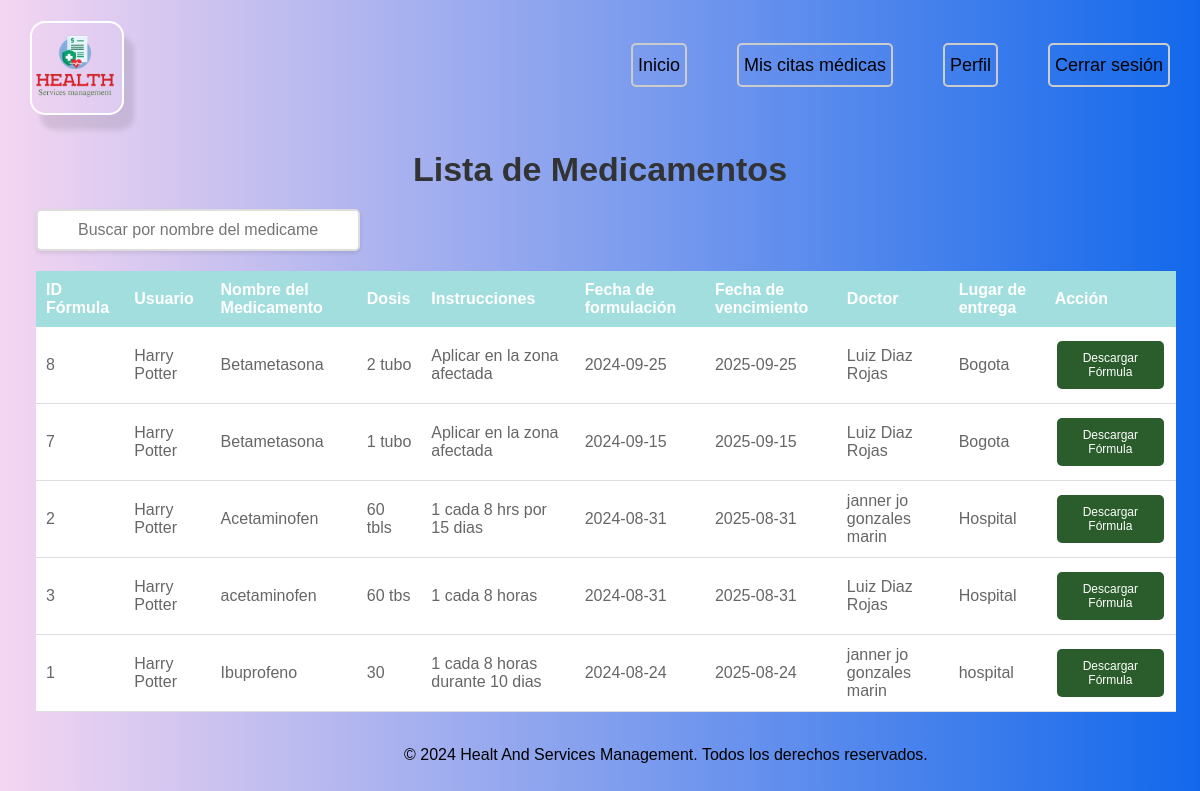
The page /Controller/medicamentos.php (signed in) on the database its author committed.
### tables this page shows
CREATE TABLE `formulas_medicas` (
  `id_formulas` int(11) NOT NULL,
  `usuario` int(11) DEFAULT NULL,
  `nombre_medicamento` varchar(70) DEFAULT NULL,
  `dosis` varchar(50) DEFAULT NULL,
  `instrucciones` text DEFAULT NULL,
  `fecha_Formulacion` date DEFAULT NULL,
  `fecha_Vencimiento` date DEFAULT NULL,
  `Doctor` int(10) DEFAULT NULL,
  `lugar_Entrega` varchar(255) DEFAULT NULL
);

### Controller/medicamentos.php (the view, shortened to what this page needs)
<?php
$db = new Database();
$conexion = $db->connectar();
$numero_documento = $_SESSION['numero_documento'];
$consulta = 'SELECT
    fm.id_formulas,
    CONCAT(p.nombre, " ", p.apellido1, " ", p.apellido2) AS nombre_paciente,
    CONCAT(d.nombre, " ", d.apellido1, " ", d.apellido2) AS nombre_doctor,
    fm.usuario,
    fm.nombre_medicamento,
    fm.dosis,
    fm.instrucciones,
    fm.fecha_Formulacion,
    fm.fecha_Vencimiento,
    fm.Doctor,
    fm.lugar_Entrega
FROM formulas_medicas fm
JOIN crear_usuario p ON fm.usuario = p.id_usuario
JOIN crear_usuario d ON fm.Doctor = d.id_usuario
WHERE p.rol = 5 AND d.rol = 1 AND p.numero_documento = :numero_documento
ORDER BY fm.fecha_Formulacion DESC';
$stmt = $conexion->prepare($consulta);
$stmt->bindParam(':numero_documento', $numero_documento, PDO::PARAM_STR);
$stmt->execute();
$medicamentos = $stmt->fetchAll(PDO::FETCH_ASSOC);
?>
<!DOCTYPE html>
<html lang="es">
<head>
    <link rel="stylesheet" href="../css/medicamentos.css">
</head>
<body>
<?php include_once '../View/header_Usuario_Citas.php'; ?>
    <h1 class="tabla-titulo">Lista de Medicamentos</h1>
    <form id="form-busqueda">
    <input type="text" id="buscar" name="buscar" placeholder="Buscar por nombre del medicamento">
</form>
<div id="resultados">
    <?php if (count($medicamentos) > 0): ?>
        <table class="tabla">
            <thead>
                <tr>
                    <th>ID Fórmula</th>
                    <th>Usuario</th>
                    <th>Nombre del Medicamento</th>
                    <th>Dosis</th>
                    <th>Instrucciones</th>
                    <th>Fecha de formulación</th>
                    <th>Fecha de vencimiento</th>
                    <th>Doctor</th>
                    <th>Lugar de entrega</th>
                    <th>Acción</th>
                </tr>
            </thead>
            <tbody>
                <?php foreach ($medicamentos as $medicamento): ?>
                    <tr>
                        <td><?php echo htmlspecialchars($medicamento['id_formulas']); ?></td>
                        <td><?php echo htmlspecialchars($medicamento['nombre_paciente']); ?></td>
                        <td><?php echo htmlspecialchars($medicamento['nombre_medicamento']); ?></td>
                        <td><?php echo htmlspecialchars($medicamento['dosis']); ?></td>
                        <td><?php echo htmlspecialchars($medicamento['instrucciones']); ?></td>
                        <td><?php echo htmlspecialchars($medicamento['fecha_Formulacion']); ?></td>
                        <td><?php echo htmlspecialchars($medicamento['fecha_Vencimiento']); ?></td>
                        <td><?php echo htmlspecialchars($medicamento['nombre_doctor']); ?></td>
                        <td><?php echo htmlspecialchars($medicamento['lugar_Entrega']); ?></td>
                        <td>
                            <a href="../Controller/generar_formula_medica.php?id=<?php echo $medicamento['id_formulas']; ?>"
                            class="btn-descargar" target="_blank">Descargar Fórmula</a>
                        </td>
                    </tr>
                <?php endforeach; ?>
            </tbody>
        </table>
    <?php else: ?>
        <p class="mensaje-medicamentos">No hay medicamentos registrados.</p>
    <?php endif; ?>
    </div>
<?php include_once '../View/footer.php'; ?>
</body>
</html>

### Css/medicamentos.css (style rules this page uses)
body { font-family: Arial, sans-serif; margin: 0; padding: 0; box-sizing: border-box; height: 100%; width: 100%; background: linear-gradient(to right, #f4d6f1, #1268eb); }
.tabla-titulo { margin-top: 5%; text-align: center; color: #333; margin-bottom: 20px; font-size: 34px; }
.tabla { width: 95%; border-collapse: collapse; margin: 20px; margin-left: 3%; background-color: white; }
.tabla th { background-color: #a2dede; color: white; padding: 10px; text-align: left; }
.tabla td { padding: 10px; border-bottom: 1px solid #ddd; color: #666; }
.btn-descargar { background-color: #2a5d2b; border: none; color: white; padding: 10px 20px; text-align: center; text-decoration: none; display: inline-block; font-size: 12px; margin: 4px 2px; cursor: pointer; border-radius: 5px; }
#buscar { width: 20%; padding: 10px 40px 10px 40px; font-size: 16px; border: 2px solid #ddd; border-radius: 5px; box-shadow: 0 2px 4px rgba(0, 0, 0, 0.1); transition: border-color 0.3s, box-shadow 0.3s; margin-left: 3%; }

### rows shown on the page
formulas_medicas: id_formulas "8", nombre_paciente "Harry Potter", nombre_medicamento "Betametasona", dosis "2 tubo", instrucciones "Aplicar en la zona afectada", fecha_Formulacion "2024-09-25", fecha_Vencimiento "2025-09-25", nombre_doctor "Luiz Diaz Rojas", lugar_Entrega "Bogota"
formulas_medicas: id_formulas "7", nombre_paciente "Harry Potter", nombre_medicamento "Betametasona", dosis "1 tubo", instrucciones "Aplicar en la zona afectada", fecha_Formulacion "2024-09-15", fecha_Vencimiento "2025-09-15", nombre_doctor "Luiz Diaz Rojas", lugar_Entrega "Bogota"
formulas_medicas: id_formulas "2", nombre_paciente "Harry Potter", nombre_medicamento "Acetaminofen", dosis "60 tbls", instrucciones "1 cada 8 hrs por 15 dias", fecha_Formulacion "2024-08-31", fecha_Vencimiento "2025-08-31", nombre_doctor "janner jo gonzales marin", lugar_Entrega "Hospital"
formulas_medicas: id_formulas "3", nombre_paciente "Harry Potter", nombre_medicamento "acetaminofen", dosis "60 tbs", instrucciones "1 cada 8 horas", fecha_Formulacion "2024-08-31", fecha_Vencimiento "2025-08-31", nombre_doctor "Luiz Diaz Rojas", lugar_Entrega "Hospital"
formulas_medicas: id_formulas "1", nombre_paciente "Harry Potter", nombre_medicamento "Ibuprofeno", dosis "30", instrucciones "1 cada 8 horas durante 10 dias", fecha_Formulacion "2024-08-24", fecha_Vencimiento "2025-08-24", nombre_doctor "janner jo gonzales marin", lugar_Entrega "hospital"
